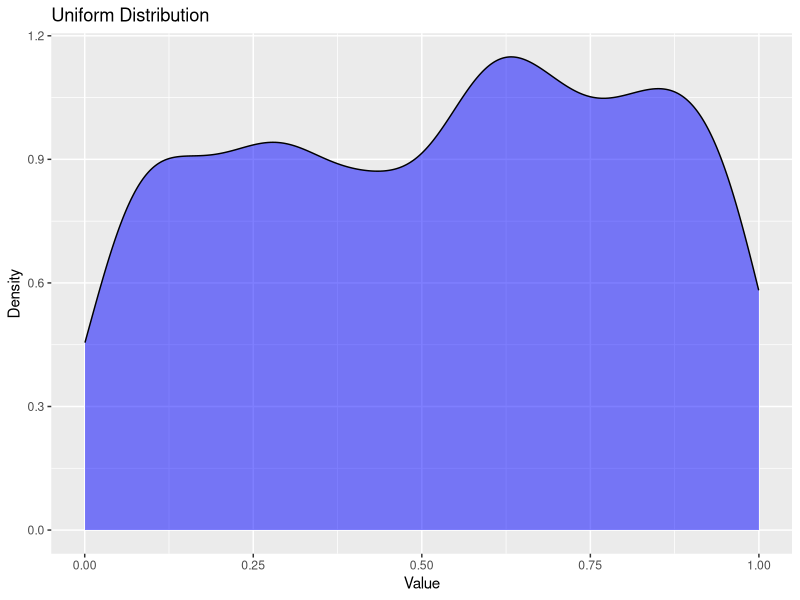
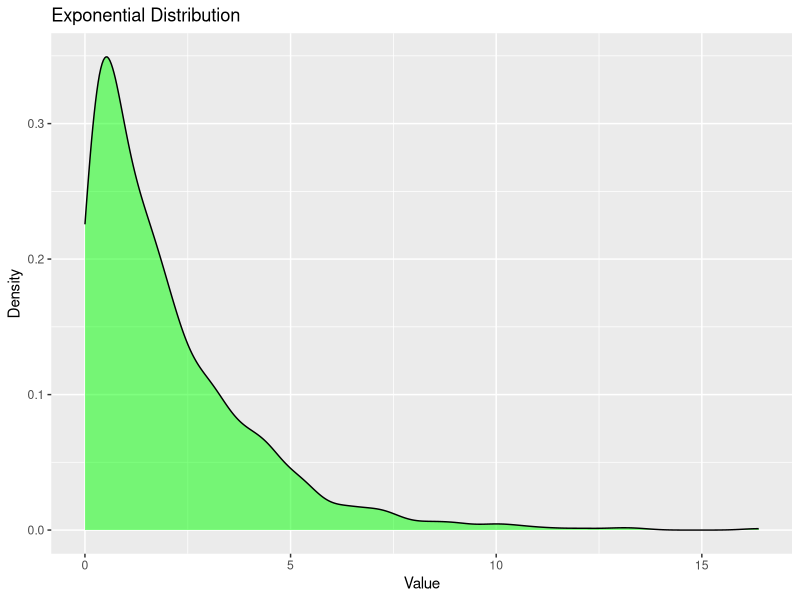
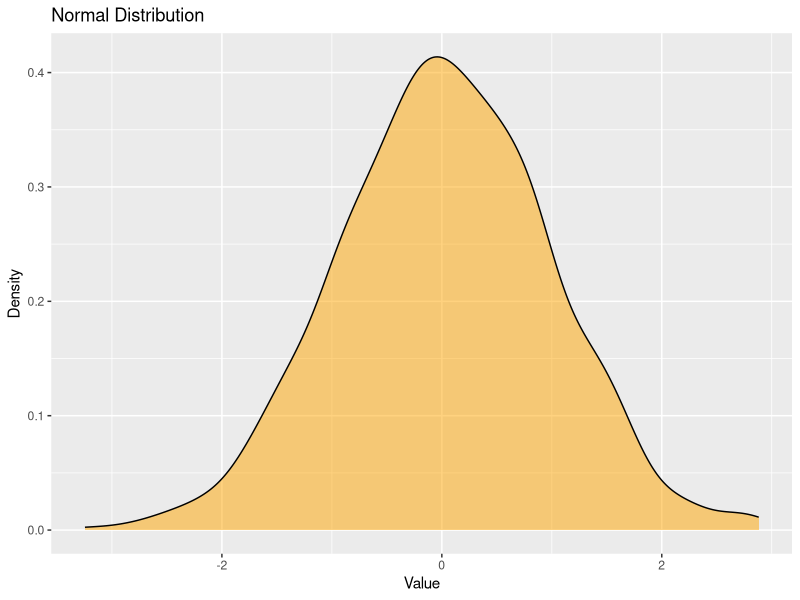

The R source for these figures, in order:
# Load necessary libraries
library(ggplot2)

# Simulate Uniform distribution
uniform_data <- runif(1000, min = 0, max = 1)

# Simulate Exponential distribution
exponential_data <- rexp(1000, rate = 0.5)

# Simulate Normal distribution
normal_data <- rnorm(1000, mean = 0, sd = 1)

# Plot density plots
ggplot(data.frame(x = uniform_data), aes(x = x)) +
  geom_density(fill = "blue", alpha = 0.5) +
  labs(title = "Uniform Distribution", x = "Value", y = "Density")

ggplot(data.frame(x = exponential_data), aes(x = x)) +
  geom_density(fill = "green", alpha = 0.5) +
  labs(title = "Exponential Distribution", x = "Value", y = "Density")

ggplot(data.frame(x = normal_data), aes(x = x)) +
  geom_density(fill = "orange", alpha = 0.5) +
  labs(title = "Normal Distribution", x = "Value", y = "Density")
